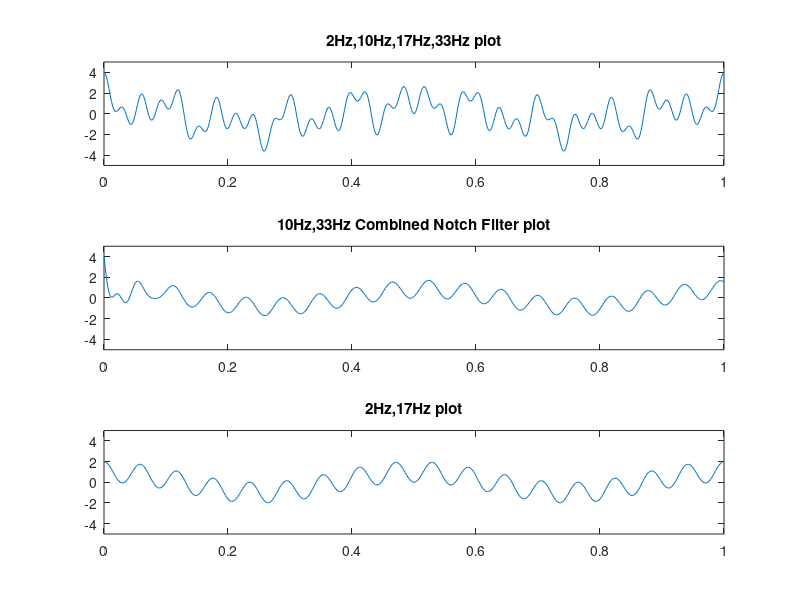

The MATLAB script that drew this image:
function [aa,bb] = hw06b_student()
%Keenan Parker, 1001024878
    t = (0:0.002:1);
    x = cos(2*pi*2*t)+cos(2*pi*10*t)+cos(2*pi*17*t)+cos(2*pi*33*t);
    w1 = pi/25;
    w2 = (33*2*pi)/500;
    u = 2*cos(w1);
    v = 2*cos(w2);
    n = 0.9372;
    
    bb = [1 -(u+v) 2+(u*v) -(u+v) 1];
    
    aa = [1 -n*(u+v) (n^2)*(2+(u*v)) -(n^3)*(u+v) (n^4)];
    
    y = filter(bb, aa, x);
    target = cos(2*pi*2*t)+cos(2*pi*17*t);
    
       
    subplot(3,1,1)
    plot(t,x)
    axis([0 1 -5 5]);
    title('2Hz,10Hz,17Hz,33Hz plot');
    
    
    subplot(3,1,2)
    plot(t,y)
    axis([0 1 -5 5]);
    title('10Hz,33Hz Combined Notch Filter plot');
    
    
    subplot(3,1,3)
    plot(t,target)
    axis([0 1 -5 5]);
    title('2Hz,17Hz plot');

 
end